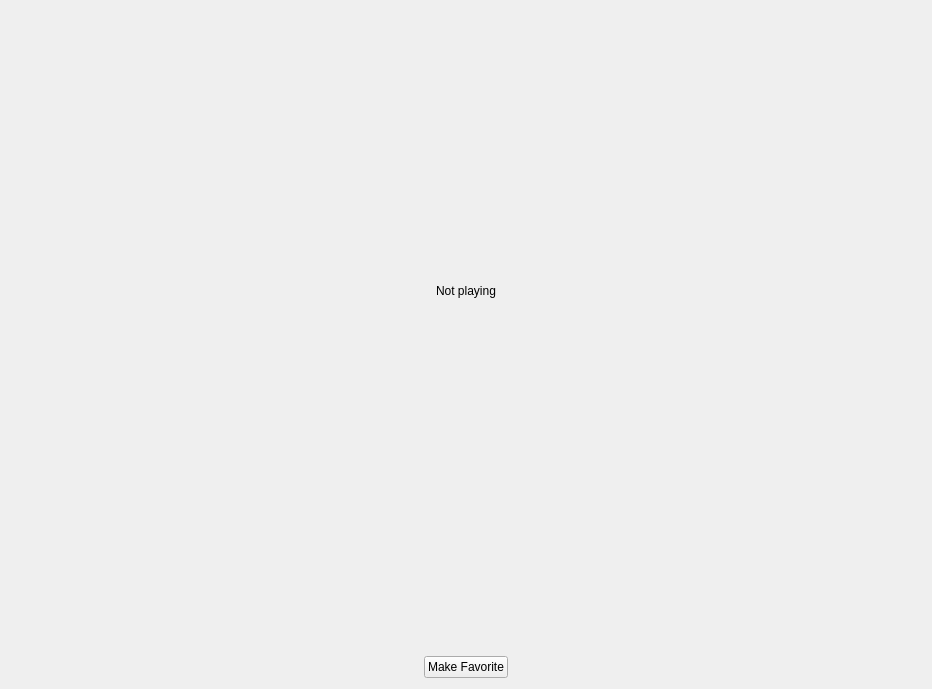
<?xml version="1.0" encoding="UTF-8"?>
<ui version="4.0">
 <class>NowPlayingWidget</class>
 <widget class="QWidget" name="NowPlayingWidget">
  <property name="geometry">
   <rect>
    <x>0</x>
    <y>0</y>
    <width>932</width>
    <height>689</height>
   </rect>
  </property>
  <property name="windowTitle">
   <string>Form</string>
  </property>
  <property name="locale">
   <locale language="English" country="UnitedStates"/>
  </property>
  <layout class="QVBoxLayout" name="verticalLayout">
   <item>
    <spacer name="verticalSpacer_2">
     <property name="orientation">
      <enum>Qt::Vertical</enum>
     </property>
     <property name="sizeHint" stdset="0">
      <size>
       <width>20</width>
       <height>40</height>
      </size>
     </property>
    </spacer>
   </item>
   <item>
    <widget class="QLabel" name="titleLabel">
     <property name="text">
      <string>Not playing</string>
     </property>
     <property name="alignment">
      <set>Qt::AlignCenter</set>
     </property>
    </widget>
   </item>
   <item>
    <widget class="QLabel" name="artistLabel">
     <property name="text">
      <string/>
     </property>
     <property name="alignment">
      <set>Qt::AlignCenter</set>
     </property>
    </widget>
   </item>
   <item>
    <widget class="QLabel" name="albumLabel">
     <property name="text">
      <string/>
     </property>
     <property name="alignment">
      <set>Qt::AlignCenter</set>
     </property>
    </widget>
   </item>
   <item>
    <widget class="QLabel" name="playedLabel">
     <property name="text">
      <string/>
     </property>
     <property name="alignment">
      <set>Qt::AlignCenter</set>
     </property>
    </widget>
   </item>
   <item>
    <widget class="QLabel" name="favoriteLabel">
     <property name="text">
      <string/>
     </property>
     <property name="alignment">
      <set>Qt::AlignCenter</set>
     </property>
    </widget>
   </item>
   <item>
    <spacer name="verticalSpacer">
     <property name="orientation">
      <enum>Qt::Vertical</enum>
     </property>
     <property name="sizeHint" stdset="0">
      <size>
       <width>20</width>
       <height>40</height>
      </size>
     </property>
    </spacer>
   </item>
   <item>
    <layout class="QHBoxLayout" name="horizontalLayout">
     <item>
      <spacer name="horizontalSpacer">
       <property name="orientation">
        <enum>Qt::Horizontal</enum>
       </property>
       <property name="sizeHint" stdset="0">
        <size>
         <width>40</width>
         <height>20</height>
        </size>
       </property>
      </spacer>
     </item>
     <item>
      <widget class="QPushButton" name="pushButton">
       <property name="text">
        <string>Make Favorite</string>
       </property>
       <property name="icon">
        <iconset theme="emblem-favorite"/>
       </property>
      </widget>
     </item>
     <item>
      <spacer name="horizontalSpacer_2">
       <property name="orientation">
        <enum>Qt::Horizontal</enum>
       </property>
       <property name="sizeHint" stdset="0">
        <size>
         <width>40</width>
         <height>20</height>
        </size>
       </property>
      </spacer>
     </item>
    </layout>
   </item>
  </layout>
 </widget>
 <resources/>
 <connections/>
</ui>
